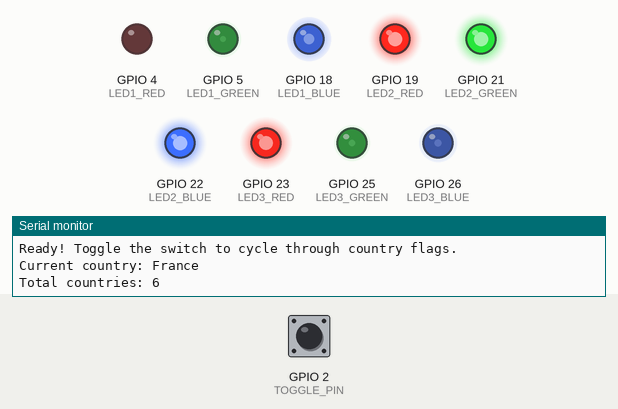
The sketch below on a simulated ESP32. Parts: output pins drawn as LEDs (lit = HIGH), the last lines printed to the serial monitor. The test bench sets the inputs (shaded band); at power-on: GPIO 2 (TOGGLE_PIN) HIGH.

Above: at 1.2 s.
1.3 s: GPIO 2 (TOGGLE_PIN) driven LOW
At 1.8 s:
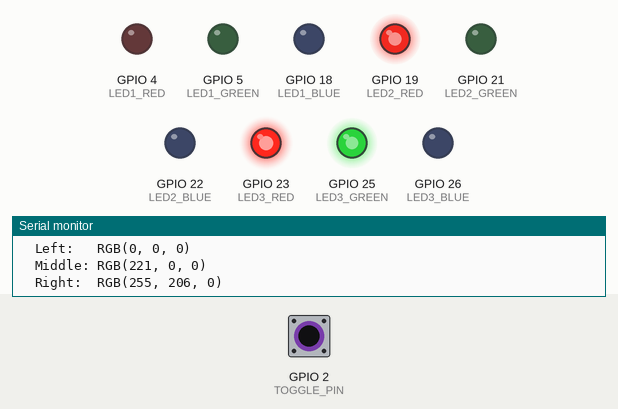
2.8 s: GPIO 2 (TOGGLE_PIN) pulsed HIGH 5 times (0.12 s each, 0.3 s apart)
At 3.14 s:
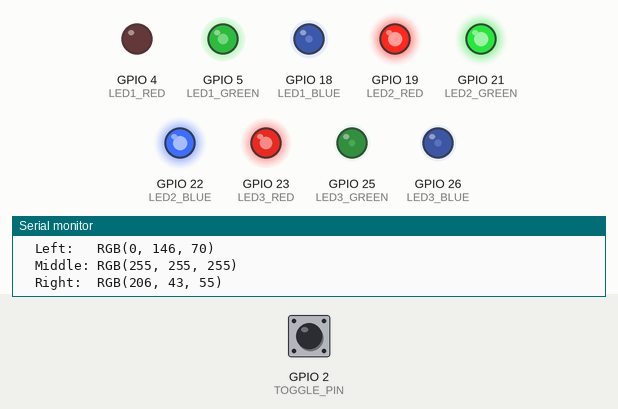
5.8 s: GPIO 2 (TOGGLE_PIN) pulsed HIGH 2 times (0.12 s each, 0.3 s apart)
At 6.13 s:
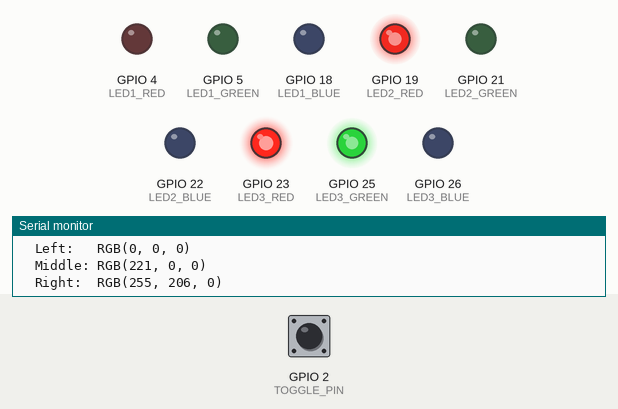
Timing chart, 0 to 8.8 s (numbered marks = the images above; inputs shaded):
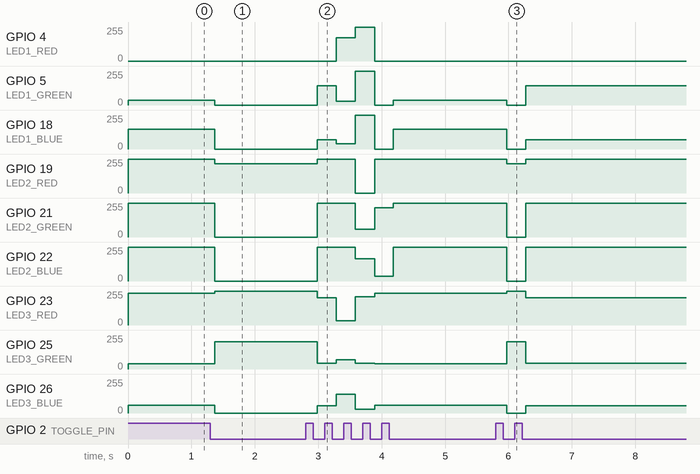

The sketch:

S_SS1Presley.ino
```cpp
#include <Arduino.h>

// Pin definitions for 3 RGB LEDs (using commonly available GPIO pins)
// LED 1 (Left stripe)
const int LED1_RED = 4;
const int LED1_GREEN = 5;
const int LED1_BLUE = 18;

// LED 2 (Middle stripe)
const int LED2_RED = 19;
const int LED2_GREEN = 21;
const int LED2_BLUE = 22;

// LED 3 (Right stripe)
const int LED3_RED = 23;
const int LED3_GREEN = 25;
const int LED3_BLUE = 26;

// Toggle switch pin
const int TOGGLE_PIN = 2;

// Variables for toggle switch handling
int lastToggleState = HIGH;
int currentToggleState = HIGH;
unsigned long lastDebounceTime = 0;
unsigned long debounceDelay = 50;

// Structure to hold RGB color values
struct Color {
  int red;
  int green;
  int blue;
};

// Structure to hold a complete flag (3 colors)
struct CountryFlag {
  String name;
  Color stripe1;  // Left LED
  Color stripe2;  // Middle LED
  Color stripe3;  // Right LED
};

// Array of 6 country flags with their 3-stripe color combinations
CountryFlag countries[] = {
  // France (Blue, White, Red)
  {
    "France",
    {0, 35, 149},     // French Blue
    {255, 255, 255},  // White
    {237, 41, 57}     // French Red
  },

  // Germany (Black, Red, Gold)
  {
    "Germany",
    {0, 0, 0},        // Black
    {221, 0, 0},      // German Red
    {255, 206, 0}     // German Gold
  },

  // Italy (Green, White, Red)
  {
    "Italy",
    {0, 146, 70},     // Italian Green
    {255, 255, 255},  // White
    {206, 43, 55}     // Italian Red
  },

  // Netherlands (Red, White, Blue)
  {
    "Netherlands",
    {174, 28, 40},    // Dutch Red
    {255, 255, 255},  // White
    {33, 70, 139}     // Dutch Blue
  },

  // Russia (White, Blue, Red)
  {
    "Russia",
    {255, 255, 255},  // White
    {0, 57, 166},     // Russian Blue
    {213, 43, 30}     // Russian Red
  },

  // Belgium (Black, Yellow, Red)
  {
    "Belgium",
    {0, 0, 0},        // Black
    {253, 218, 36},   // Belgian Yellow
    {237, 41, 57}     // Belgian Red
  }
};

int currentCountryIndex = 0;
int totalCountries = sizeof(countries) / sizeof(countries[0]);

void setup() {
  Serial.begin(115200);
  Serial.println("ESP32 Country Flag Display - 3 RGB LEDs");

  // Initialize toggle switch pin
  pinMode(TOGGLE_PIN, INPUT_PULLUP);

  // Initialize all RGB LED pins as outputs
  pinMode(LED1_RED, OUTPUT);
  pinMode(LED1_GREEN, OUTPUT);
  pinMode(LED1_BLUE, OUTPUT);

  pinMode(LED2_RED, OUTPUT);
  pinMode(LED2_GREEN, OUTPUT);
  pinMode(LED2_BLUE, OUTPUT);

  pinMode(LED3_RED, OUTPUT);
  pinMode(LED3_GREEN, OUTPUT);
  pinMode(LED3_BLUE, OUTPUT);

  // Display initial country flag
  displayCountryFlag(currentCountryIndex);

  Serial.println("Ready! Toggle the switch to cycle through country flags.");
  Serial.println("Current country: " + countries[currentCountryIndex].name);
  Serial.println("Total countries: " + String(totalCountries));
}

void loop() {
  // Read toggle switch with debouncing
  int reading = digitalRead(TOGGLE_PIN);

  if (reading != lastToggleState) {
    lastDebounceTime = millis();
  }

  if ((millis() - lastDebounceTime) > debounceDelay) {
    if (reading != currentToggleState) {
      currentToggleState = reading;

      // Toggle switch was pressed (HIGH to LOW transition)
      if (currentToggleState == LOW) {
        // Move to next country
        currentCountryIndex = (currentCountryIndex + 1) % totalCountries;
        displayCountryFlag(currentCountryIndex);

        Serial.println("Toggle pressed! Now displaying: " + countries[currentCountryIndex].name);
        printFlagColors(currentCountryIndex);
      }
    }
  }

  lastToggleState = reading;
  delay(10);
}

void displayCountryFlag(int countryIndex) {
  CountryFlag flag = countries[countryIndex];

  // Set LED 1 (Left stripe)
  analogWrite(LED1_RED, flag.stripe1.red);
  analogWrite(LED1_GREEN, flag.stripe1.green);
  analogWrite(LED1_BLUE, flag.stripe1.blue);

  // Set LED 2 (Middle stripe)
  analogWrite(LED2_RED, flag.stripe2.red);
  analogWrite(LED2_GREEN, flag.stripe2.green);
  analogWrite(LED2_BLUE, flag.stripe2.blue);

  // Set LED 3 (Right stripe)
  analogWrite(LED3_RED, flag.stripe3.red);
  analogWrite(LED3_GREEN, flag.stripe3.green);
  analogWrite(LED3_BLUE, flag.stripe3.blue);
}

void printFlagColors(int countryIndex) {
  CountryFlag flag = countries[countryIndex];
  Serial.println("Flag colors:");
  Serial.println("  Left:   RGB(" + String(flag.stripe1.red) + ", " + String(flag.stripe1.green) + ", " + String(flag.stripe1.blue) + ")");
  Serial.println("  Middle: RGB(" + String(flag.stripe2.red) + ", " + String(flag.stripe2.green) + ", " + String(flag.stripe2.blue) + ")");
  Serial.println("  Right:  RGB(" + String(flag.stripe3.red) + ", " + String(flag.stripe3.green) + ", " + String(flag.stripe3.blue) + ")");
}
```

Measured:
- after the input at 1.3 s, GPIO 5 (LED1_GREEN): 35/255 → 0/255 after 0.07 s; GPIO 18 (LED1_BLUE): 149/255 → 0/255 after 0.07 s; GPIO 19 (LED2_RED): 255/255 → 221/255 after 0.07 s; GPIO 21 (LED2_GREEN), GPIO 22 (LED2_BLUE): 255/255 → 0/255 after 0.07 s; GPIO 23 (LED3_RED): 237/255 → 255/255 after 0.07 s
- after the input at 2.8 s, GPIO 4 (LED1_RED): 0/255 → 174/255 after 0.48 s, → 255/255 0.30 s later, → 0/255 0.31 s later; GPIO 5 (LED1_GREEN): 0/255 → 146/255 after 0.18 s, → 28/255 0.30 s later, → 255/255 0.30 s later, → 0/255 0.31 s later, … (5 changes in this stretch)
- after the input at 5.8 s, GPIO 5 (LED1_GREEN): 35/255 → 0/255 after 0.18 s, → 146/255 0.30 s later; GPIO 18 (LED1_BLUE): 149/255 → 0/255 after 0.18 s, → 70/255 0.30 s later
